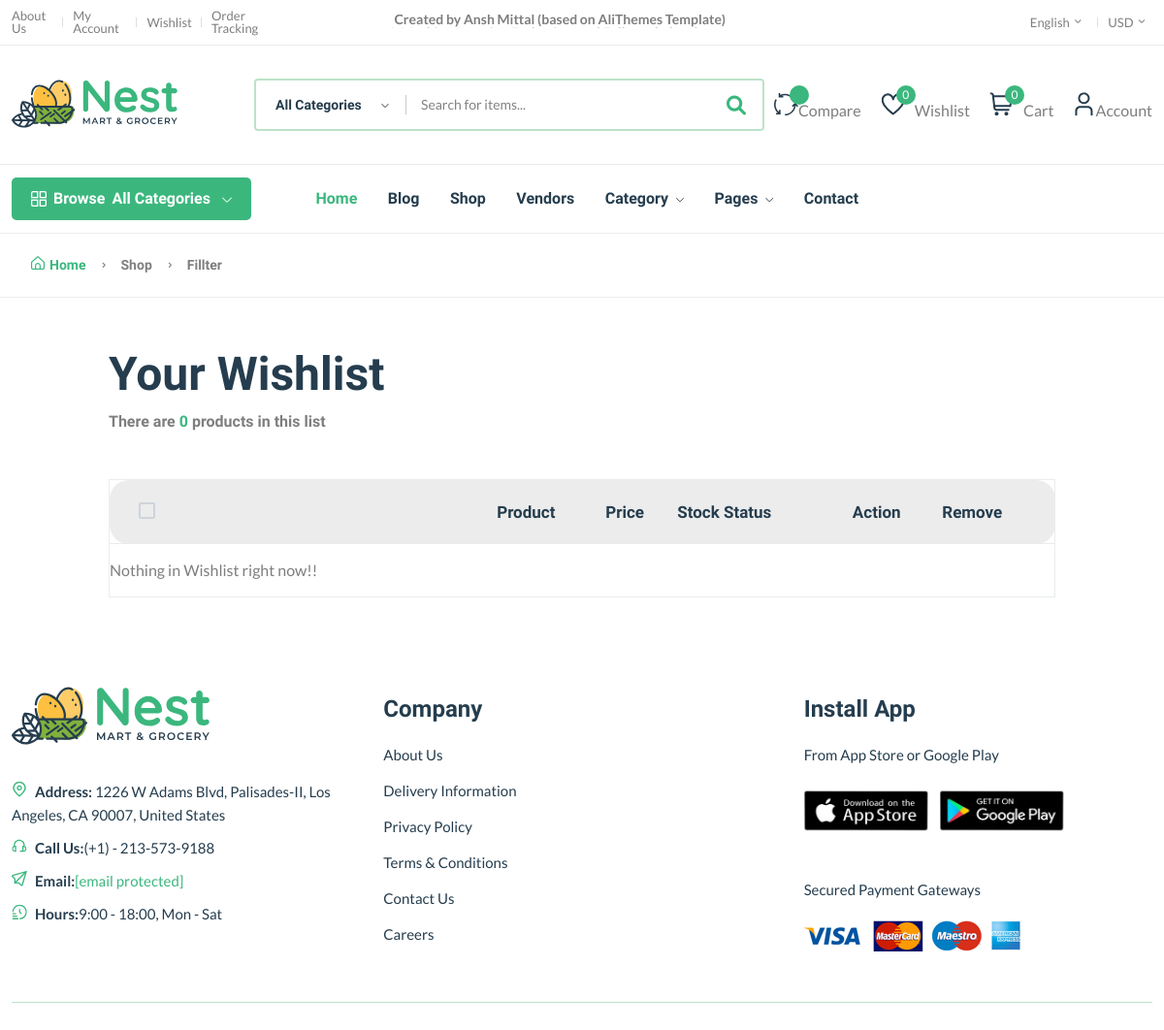
Before: /wishlist/ (signed in) with the older database file.
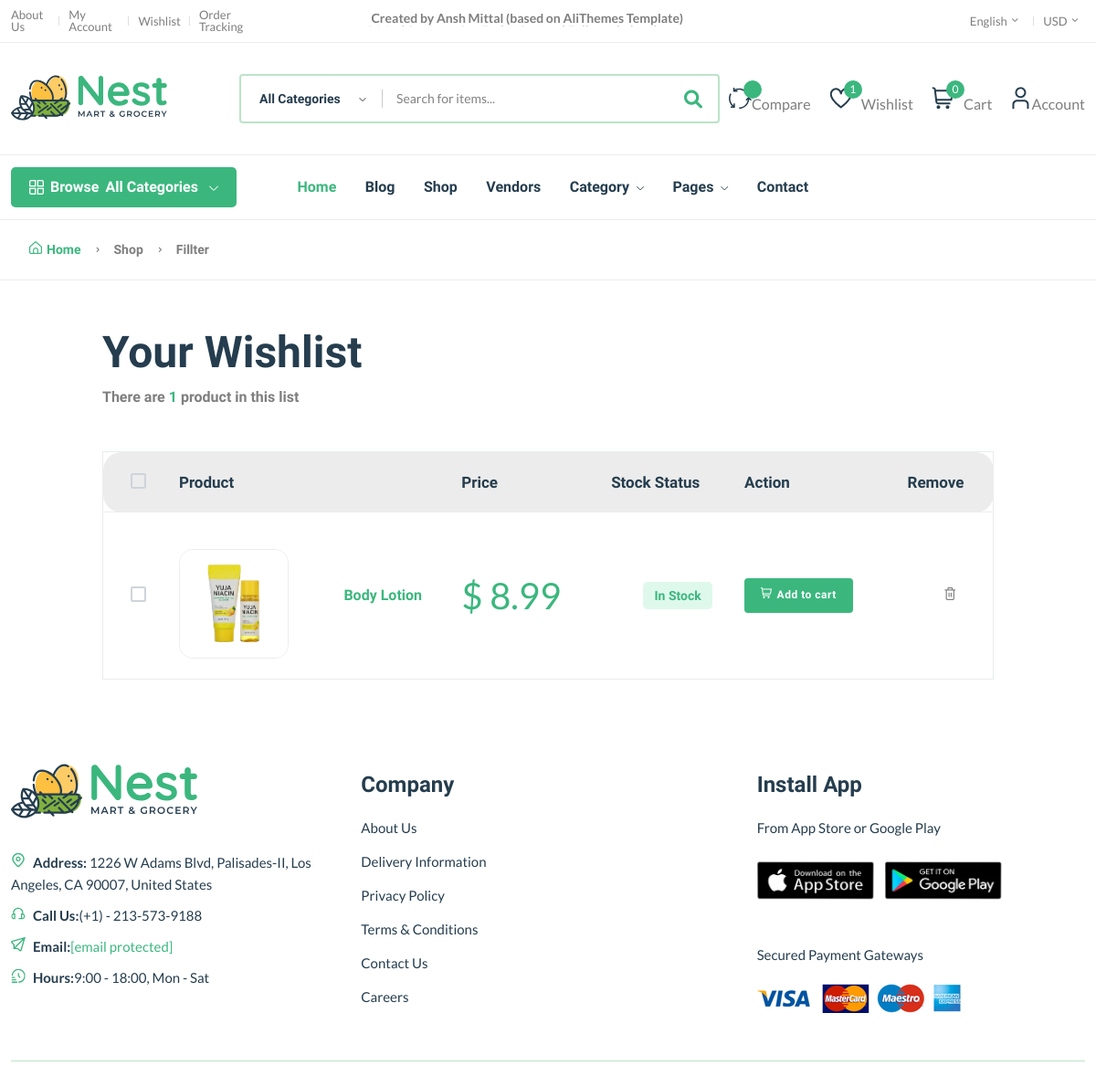
After: the same page with the newer database file.
### core/models.py (models this page shows, shortened)
class wishlist(models.Model):
    user = models.ForeignKey(User, on_delete = models.SET_NULL, null = True)
    product = models.ForeignKey(Product, on_delete = models.SET_NULL, null = True)
    date = models.DateTimeField(auto_now_add=True)
    class Meta:
        verbose_name_plural = "wishlists"

class Product(models.Model):
    p_id = ShortUUIDField(unique=True,
                          length=10,
                          max_length=20,
                          alphabet="abcdefgh12345")
    user = models.ForeignKey(User, on_delete = models.SET_NULL, null = True)
    category = models.ForeignKey(Category, on_delete = models.SET_NULL, null = True, related_name = "category")
    vendor = models.ForeignKey(Vendor, on_delete = models.SET_NULL, null = True, related_name = "product")
    title = models.CharField(max_length = 100, default = "Fresh Fruits")
    image = models.ImageField(upload_to=user_directory_path, default="product.jpg")
    description = RichTextUploadingField(null=True, blank=True, default="This is the product")
    price = models.DecimalField(max_digits=9999999999999, decimal_places = 2, default = "1.99")
    old_price = models.DecimalField(max_digits=9999999999999, decimal_places = 2, default = "2.99")
    specifications = RichTextUploadingField(null=True, blank=True)
    type = models.CharField(max_length=100, default = "Organic", null = True, blank = True)
    stock_count = models.IntegerField(default = 10, null=True, blank=True)
    life = models.IntegerField(default=100, null = True, blank = True)
    mfd = models.DateTimeField(auto_now_add=False, null = True, blank = True)
    tags = TaggableManager(blank=True)
    product_status = models.CharField(choices=STATUS, max_length=10, default = "in_review")
    status = models.BooleanField(default=True)
    in_stock = models.BooleanField(default=True)
    featured = models.BooleanField(default=False)
    digital = models.BooleanField(default=False)
    sku  = ShortUUIDField(unique=True,
                          length=4,
                          max_length=10,
                          prefix="sku",
                          alphabet="1234567890")
    date = models.DateTimeField(auto_now_add = True)
    updated = models.DateTimeField(null = True, blank = True)
    class Meta:
        verbose_name_plural = "Products"

### core/views.py (the view)
# urls.py: path('wishlist/', wishlist_view, name = "wishlist"),
@login_required
def wishlist_view(request):
    wish = wishlist.objects.all()
    context = {
        "wish": wish,
    }
    return render(request, "core/wishlist.html", context)

### core/context_processor.py (called while the page is built)
def default(request):
    categories = Category.objects.all()
    vendors = Vendor.objects.all()
    min_max_price = Product.objects.aggregate(Min("price"), Max("price"))
    try:
        wish_count = wishlist.objects.filter(user=request.user)
    except:
        messages.warning(request, "You need to be logged in to access your wishlist!!")
        wish_count = 0
    try:
        address = Address.objects.get(user=request.user)
    except:
        address = None
    return {
        'categories': categories,
        'address': address,
        'vendors': vendors,
        'min_max_price': min_max_price,
        'wish_count': wish_count,
    }

### templates/core/wishlist.html (shortened to what the changed rows need)
{% extends 'partials/base.html' %}
{% block content %}
{% load static %}
    <main class="main" id="wishlist-list">
        <div class="container mb-30 mt-50">
            <div class="row">
                <div class="col-xl-10 col-lg-12 m-auto">
                    <div class="mb-50">
                        <h1 class="heading-2 mb-10">Your Wishlist</h1>
                        <h6 class="text-body">There are <span class="text-brand">{{wish.count}}</span> product{{wish.count|pluralize}} in this list</h6>
                    </div>
                    <div class="table-responsive shopping-summery">
                        <table class="table table-wishlist">
                            <thead>
                                <tr class="main-heading">
                                    <th class="custome-checkbox start pl-30">
                                        <label class="form-check-label" for="exampleCheckbox11"></label>
                                    </th>
                                    <th scope="col" colspan="2">Product</th>
                                    <th scope="col">Price</th>
                                    <th scope="col">Stock Status</th>
                                    <th scope="col">Action</th>
                                    <th scope="col" class="end">Remove</th>
                                </tr>
                            </thead>
                            <tbody>
                                {% for w in wish %}
                                <tr class="pt-30">
                                    <td class="custome-checkbox pl-30">
                                        <label class="form-check-label" for="exampleCheckbox1"></label>
                                    </td>
                                    <td class="image product-thumbnail pt-40"><img src="{{w.product.image.url}}" alt="#" /></td>
                                    <td class="product-des product-name">
                                        <h6><a class="product-name mb-10" href="{% url 'core:product-detail' w.product.p_id%}">{{w.product.title|truncatechars:30}}</a></h6>
                                    </td>
                                    <td class="price d-fdlex fs-1" data-title="Price">
                                        <span class="text-brand">$&nbsp;<span class="text-brand current-product-price-{{w.product.id}}"><b>{{w.product.price}}</b></span></span>
                                    </td>
                                    <td class="text-center detail-info" data-title="Stock">
                                        {% if w.product.in_stock %}
                                        <span class="stock-status in-stock mb-0">In Stock</span>
                                        {% else %}
                                        <span class="stock-status out-stock mb-0">Out of Stock</span>
                                        {% endif %}
                                    </td>
                                    <td class="text-right" data-title="Cart">
                                        <button class="add btn btn-sm btn-success add-to-cart-btn b-none" data-index="{{ w.product.id }}" style="border:none;" id="add-to-cart-btn"><i class="fi-rs-shopping-cart mr-5"></i>Add to cart</button>
                                    </td>
                                    <td class="action text-center" data-title="Remove">
                                        <button style="border:none;background:none;" data-wishlist-product="{{w.id}}" class="text-body delete-wishlist-product"><i class="fi-rs-trash"></i></button>
                                    </td>
                                </tr>
                                {% empty %}
                                <tr>
                                    <td><p><b>Nothing in Wishlist right now!!</b></p></td>
                                </tr>
                                {% endfor %}
                            </tbody>
                        </table>
                    </div>
                </div>
            </div>
        </div>
    </main>
{% endblock content %}

Changed rows visible on the page:
added wishlist: product.image (picture), product "Body Lotion", product.price "8.99", shows "In Stock"
Other visible differences:
{{ wish_count.count }}: "0" → "1"
{{ wish.count }}: "0" → "1"
text no longer shown: "Nothing in Wishlist right now!!"
